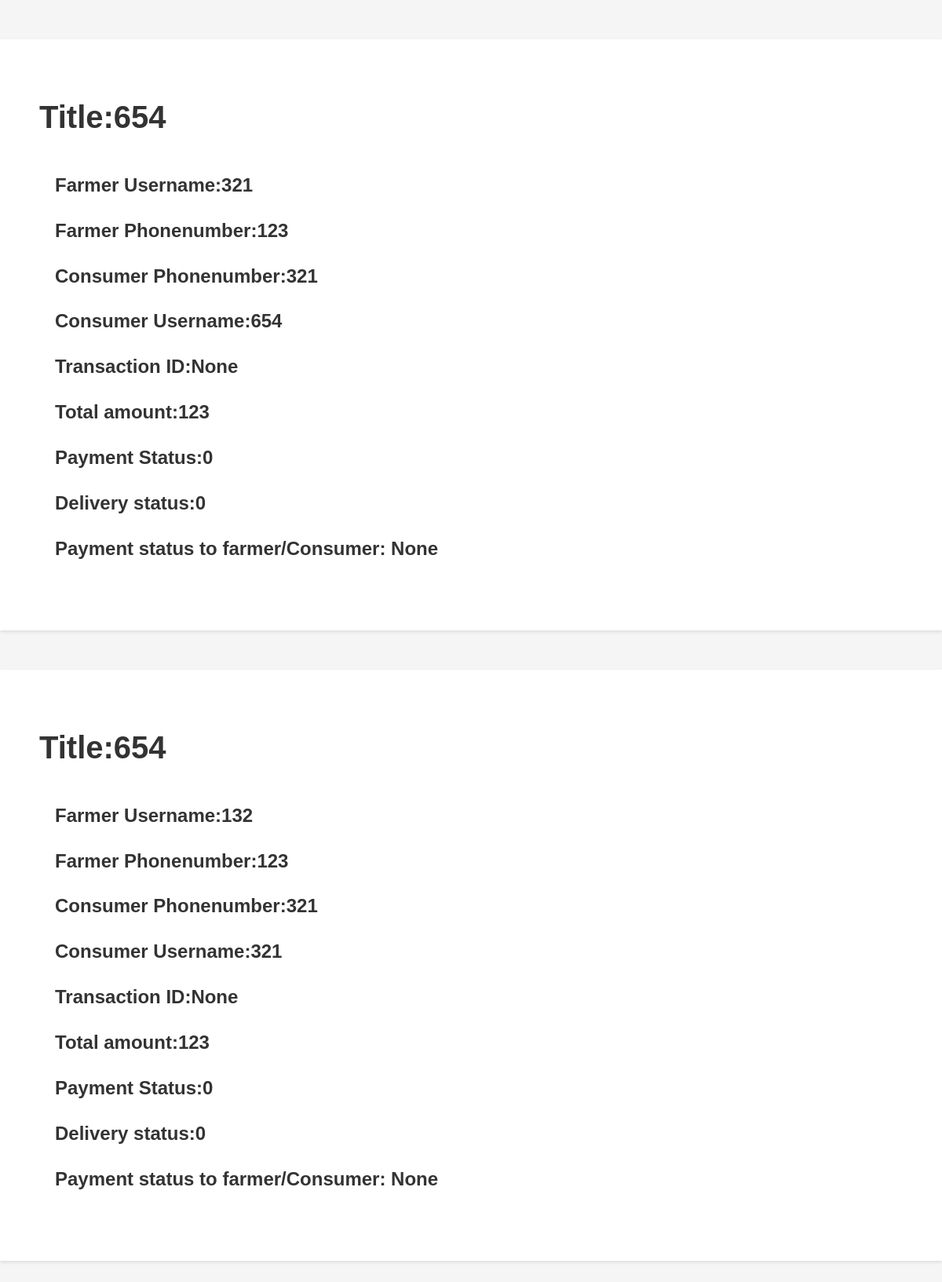
The page /admin on the database its author committed.
### main.py (models this page shows)
class Confirmed_Contract(db.Model):
    __tablename__ = "confirmed_contract"
    id: Mapped[int] = mapped_column(Integer, primary_key=True)
    title: Mapped[str] = mapped_column(String(250), unique=False, nullable=True)
    farmer_username: Mapped[str] = mapped_column(String(250), unique=False, nullable=True)
    farmer_phonenumber: Mapped[str] = mapped_column(String(250), unique=False, nullable=True)
    consumer_username: Mapped[str] = mapped_column(String(250), unique=False, nullable=True)
    consumer_phonenumber: Mapped[str] = mapped_column(String(250), unique=False, nullable=True)
    transaction_id: Mapped[str] = mapped_column(String(250), unique=False, nullable=True)
    total_amount: Mapped[int] = mapped_column(Integer, unique=False, nullable=False)
    payment_status: Mapped[int] = mapped_column(Integer, unique=False, nullable=False)
    delivery_status: Mapped[int] = mapped_column(Integer, unique=False, nullable=False)
    settlement_to: Mapped[str] = mapped_column(String(250), unique=False, nullable=True)

### main.py (the view)
@app.route('/admin', methods=["GET", "POST"])
def admin():
    result = db.session.execute(db.select(Confirmed_Contract))
    posts = result.scalars().all()
    return render_template("admin.html",all_posts=posts)

### templates/admin.html (shortened to what this page needs)
<!DOCTYPE html>
<html lang="en">
<head>
</head>
<body>
{% for post in all_posts %}
    <div class="container">
        <h1>Title:{{post.title}}</h1>
        <div class="content-container">
            <h2 style="text-align: left;">Farmer Username:{{post.farmer_username}} </h2>
            <h2 style="text-align: left;">Farmer Phonenumber:{{post.farmer_phonenumber}} </h2>
            <h2 style="text-align: left;">Consumer Phonenumber:{{post.consumer_phonenumber}} </h2>
            <h2 style="text-align: left;">Consumer Username:{{post.consumer_username}}</h2>
            <h2 style="margin-bottom: 10px;">Transaction ID:{{post.transaction_id}}</h2>
            <h2 style="margin-bottom: 10px;">Total amount:{{post.total_amount}}</h2>
            <h2 style="margin-bottom: 10px;">Payment Status:{{post.payment_status}}</h2>
            <h2 style="margin-bottom: 10px;">Delivery status:{{post.delivery_status}}</h2>
            <h2 style="margin-bottom: 10px;">Payment status to farmer/Consumer: {{post.settlement_to}}</h2>
        </div>
    </div> {% endfor %}
</body>
</html>

### templates/admin.html (style rules this page uses)
body { font-family: sans-serif; margin: 0; padding: 0; background-color: #f5f5f5; color: #333; }
.container { display: flex; flex-direction: column; padding: 50px; margin: 50px auto; max-width: 1200px; background-color: #fff; box-shadow: 0 2px 4px rgba(0, 0, 0, 0.1); }
.content-container { padding: 20px; }
h1 { font-size: 2.5rem; margin-bottom: 10px; }
h2 { font-size: 1.5rem; margin-bottom: 10px; }
h2 { padding-bottom: 10px; }

### rows shown on the page
Confirmed_Contract: title "654", farmer_username "321", farmer_phonenumber "123", consumer_phonenumber "321", consumer_username "654", transaction_id "None", total_amount "123", payment_status "0", delivery_status "0", settlement_to "None"
Confirmed_Contract: title "654", farmer_username "132", farmer_phonenumber "123", consumer_phonenumber "321", consumer_username "321", transaction_id "None", total_amount "123", payment_status "0", delivery_status "0", settlement_to "None"
